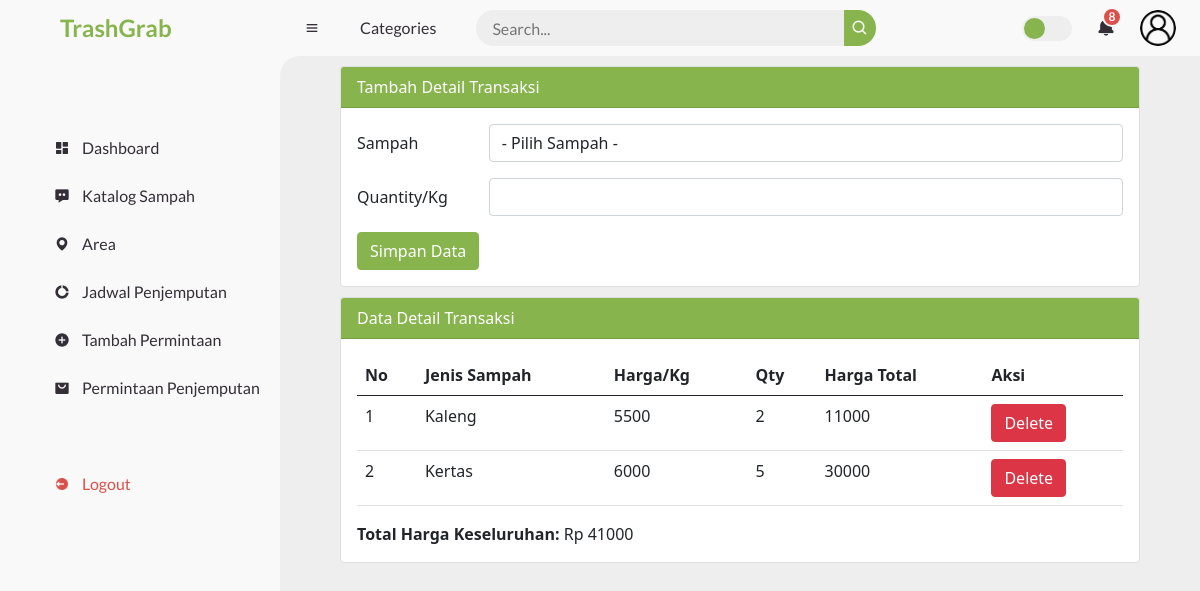
The app's page /detail_transaksi.php?id_transaksi=3 (signed in) with its own data.
### tables this page shows
CREATE TABLE `detail_transaksi` (
  `id_transaksi` int(11) NOT NULL,
  `id_sampah` int(11) NOT NULL,
  `qty` int(200) NOT NULL
);

CREATE TABLE `katalog_sampah` (
  `id_sampah` int(11) NOT NULL,
  `jenis_sampah` varchar(255) DEFAULT NULL,
  `photo` varchar(150) NOT NULL,
  `harga` int(200) NOT NULL,
  `img` varchar(150) NOT NULL
);

### detail_transaksi.php (the view, shortened to what this page needs)
<?php
if(isset($_SESSION['role'])) {
    $role = $_SESSION['role'];
} else {
    $role = "Role Not Set";
}
?>
<?php
include 'koneksi.php';
$qty = "";
$id_transaksi = $_GET['id_transaksi'];
?>
<!DOCTYPE html>
<html lang="en">
<head>
    <link href="https://cdn.jsdelivr.net/npm/bootstrap@5.0.0-beta2/dist/css/bootstrap.min.css" rel="stylesheet">
    <link href='https://unpkg.com/boxicons@2.0.9/css/boxicons.min.css' rel='stylesheet'>
    <link rel="stylesheet" href="style.css">
</head>
<body>
    <?php include 'sidebar.php'; ?>
    <?php include 'navbar.php'; ?>
    <div class="mx-auto">
        <?php if($role != "Admin"): ?>
        <div class="card">
            <div class="card-header text-white">
                Tambah Detail Transaksi
            </div>
            <div class="card-body">
                <form action="" method="POST">
                    <div class="mb-3 row">
                        <label for="id_sampah" class="col-sm-2 col-form-label">Sampah</label>
                        <div class="col-sm-10">
                            <select class="form-control" name="id_sampah" id="id_sampah">
                                <option value="">- Pilih Sampah -</option>
                            </select>
                        </div>
                    </div>
                    <div class="mb-3 row">
                        <label for="qty" class="col-sm-2 col-form-label">Quantity/Kg</label>
                        <div class="col-sm-10">
                            <input type="number" class="form-control" id="qty" name="qty" value="<?php echo $qty ?>">
                        </div>
                    </div>
                    <div class="col-12">
                        <input type="submit" name="simpan" value="Simpan Data" class="btn btn-primary" />
                    </div>
                </form>
            </div>
        </div>
        <?php endif; ?>
        <div class="card">
            <div class="card-header text-white">
                Data Detail Transaksi
            </div>
            <div class="card-body">
                <table class="table">
                    <thead>
                        <tr>
                            <th scope="col">No</th>
                            <th scope="col">Jenis Sampah</th>
                            <th scope="col">Harga/Kg</th>
                            <th scope="col">Qty</th>
                            <th scope="col">Harga Total</th>
                            <?php if($role != "Admin"): ?><th scope="col">Aksi</th><?php endif; ?>
                        </tr>
                    </thead>
                    <tbody>
                        <?php
                        $sql2 = "SELECT detail_transaksi.*, katalog_sampah.jenis_sampah, katalog_sampah.harga
                                FROM detail_transaksi
                                INNER JOIN katalog_sampah ON detail_transaksi.id_sampah = katalog_sampah.id_sampah
                                WHERE detail_transaksi.id_transaksi = '$id_transaksi'";
                        $q2 = mysqli_query($koneksi, $sql2);
                        $urut = 1;
                        $total_harga = 0;
                        while ($r2 = mysqli_fetch_array($q2)) {
                            $harga_total = $r2['harga'] * $r2['qty'];
                            $total_harga += $harga_total;
                        ?>
                            <tr>
                                <td><?php echo $urut++ ?></td>
                                <td><?php echo $r2['jenis_sampah'] ?></td>
                                <td><?php echo $r2['harga'] ?></td>
                                <td><?php echo $r2['qty'] ?></td>
                                <td><?php echo $harga_total ?></td>
                                <?php if($role != "Admin"): ?>
                                <td>
                                    <a href="detail_transaksi.php?op=delete&id_transaksi=<?php echo $r2['id_transaksi'] ?>&id_sampah=<?php echo $r2['id_sampah'] ?>" onclick="return confirm('Yakin mau delete data?')"><button type="button" class="btn btn-danger">Delete</button></a>
                                </td>
                                <?php endif; ?>
                            </tr>
                        <?php
                        }
                        ?>
                    </tbody>
                </table>
                <div class="total-harga">
                    <strong>Total Harga Keseluruhan: </strong>Rp <?php echo $total_harga; ?>
                </div>
            </div>
        </div>
    </div>
</body>
</html>

### style.css (style rules this page uses)
* { margin: 0; padding: 0; box-sizing: border-box; }
a { text-decoration: none; }
:root { --poppins: 'Poppins', sans-serif; --lato: 'Lato', sans-serif; --light: #F9F9F9; --blue: #88B44E; --light-blue: #CFE8FF; --grey: #eee; --dark-grey: #AAAAAA; --dark: #342E37; --red: #DB504A; --yellow: #FFCE26; --light-yellow: #FFF2C6; --orange: #FD7238; --light-orange: #FFE0D3; }
html { overflow-x: hidden; }
body { background: var(--grey); overflow-x: hidden; }
.btn-primary { background-color: #88B44E; outline-color: #eee; border-color: #88B44E; }
.card-header { background-color: #88B44E; }

### detail_transaksi.php (style rules this page uses)
.mx-auto { width: 800px }
.card { margin-top: 10px; }

### records on screen
detail_transaksi: id_sampah.jenis_sampah "Kaleng", id_sampah.harga "5500", qty "2", harga_total "11000"
detail_transaksi: id_sampah.jenis_sampah "Kertas", id_sampah.harga "6000", qty "5", harga_total "30000"

### other values on screen
$total_harga "41000"
